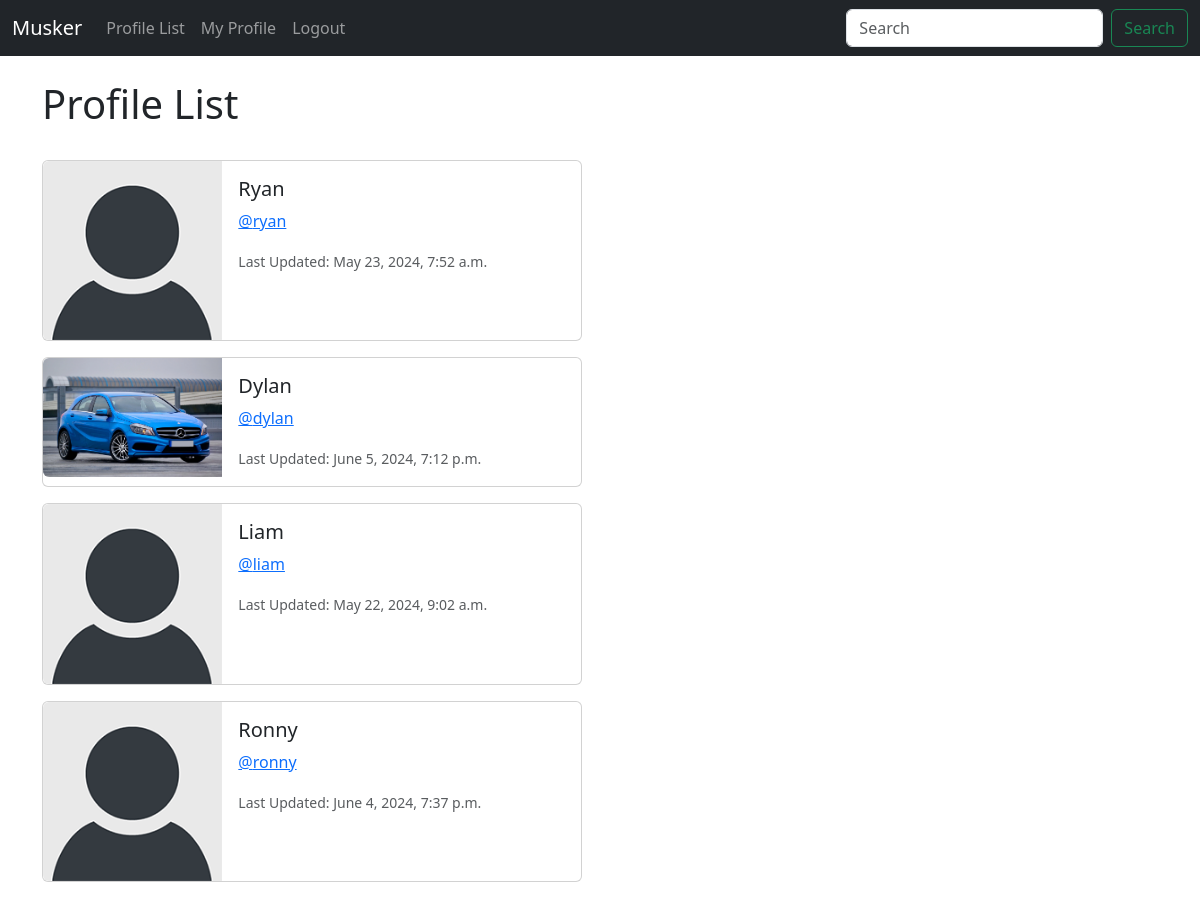
Screenshot of /profile_list/ (signed in) with the database file from the repository.
### musker/models.py (models this page shows, shortened)
class Profile(models.Model):
    user = models.OneToOneField(User, on_delete=models.CASCADE)
    follows = models.ManyToManyField("self", related_name="followed_by", symmetrical=False, blank=True)
    date_modified = models.DateTimeField(User, auto_now=True)
    profile_image = models.ImageField(null=True, blank=True, upload_to="images/")
    profile_bio = models.CharField(null=True, blank=True, max_length=500)
    homepage_link = models.CharField(null=True, blank=True, max_length=100)
    facebook_link = models.CharField(null=True, blank=True, max_length=100)
    instagram_link = models.CharField(null=True, blank=True, max_length=100)
    linkedin_link = models.CharField(null=True, blank=True, max_length=100)

### musker/views.py (the view)
# urls.py: path('profile_list/', views.profile_list, name='profile_list'),
def profile_list(request):
    if request.user.is_authenticated:
        profiles = Profile.objects.exclude(user=request.user)
        return render(request, 'profile_list.html', {"profiles":profiles})
    else:
        messages.success(request, ("You Must Be Logged In To View This Page!"))
        return render(request, 'home.html')

### musker/templates/profile_list.html
{% extends 'base.html' %}
{% load static %}
{% block content %}
    <h1>Profile List</h1>
    <br>
    {% if profiles %}
        {% for profile in profiles %}
        <div class="card mb-3" style="max-width: 540px;">
            <div class="row g-0">
              <div class="col-md-4">
                {% if profile.profile_image %}
                <img src="{{ profile.profile_image.url }}" width="200 height=200" class="img-fluid rounded-start" alt="{{ profile.user.username }}">
                {% else %}
                <img src="{% static 'images/default_profile_pic.png' %}" class="img-fluid rounded-start" alt="Profile Image">
                {% endif %}
              </div>
              <div class="col-md-8">
                <div class="card-body">
                  <h5 class="card-title">{{ profile.user.username }}</h5>
                  <p class="card-text"><a href="{% url 'profile' profile.user.id %}">@{{ profile.user.username|lower }}</a></p>
                  <p class="card-text"><small class="text-body-secondary">Last Updated: {{ profile.date_modified }}</small></p>
                </div>
              </div>
            </div>
          </div>
        {% endfor %}
    {% endif %}
{% endblock %}

### musker/templates/base.html (shortened to what this page needs)
<!doctype html>
<html lang="en">
  <head>
    <link href="https://cdn.jsdelivr.net/npm/bootstrap@5.3.3/dist/css/bootstrap.min.css" rel="stylesheet">
  </head>
  <body>
    {% include 'navbar.html'%}
    <div class="container">
      <br>
    {% block content %}
    {% endblock %}
    </div>
  </body>
</html>

### musker/templates/navbar.html (shortened to what this page needs)
<nav class="navbar navbar-expand-lg navbar-dark bg-dark">
    <div class="container-fluid">
      <a class="navbar-brand" href="{% url 'home' %}">Musker</a>
      <div class="collapse navbar-collapse" id="navbarSupportedContent">
        <ul class="navbar-nav me-auto mb-2 mb-lg-0">
          <li class="nav-item">
            <a class="nav-link" href="{% url 'profile_list' %}">Profile List</a>
          </li>
          {% if user.is_authenticated %}
          <li class="nav-item">
            <a class="nav-link" href="{% url 'profile' request.user.id %}">My Profile</a>
          </li>
          <li class="nav-item">
            <a class="nav-link" href="{% url 'logout' %}">Logout</a>
          </li>
          {% endif %}
        </ul>
        <form class="d-flex" role="search">
          <input class="form-control me-2" type="search" placeholder="Search" aria-label="Search">
          <button class="btn btn-outline-success" type="submit">Search</button>
        </form>
      </div>
    </div>
  </nav>

### rows the page displays
Profile: user.username "Ryan", user.username "ryan", date_modified "May 23, 2024, 7:52 a.m."
Profile: profile_image (picture), user.username "Dylan", user.username "dylan", date_modified "June 5, 2024, 7:12 p.m."
Profile: user.username "Liam", user.username "liam", date_modified "May 22, 2024, 9:02 a.m."
Profile: user.username "Ronny", user.username "ronny", date_modified "June 4, 2024, 7:37 p.m."
